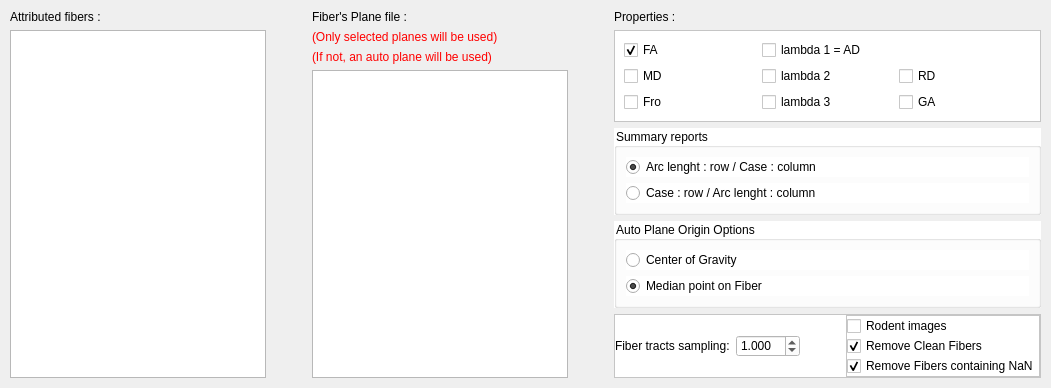
        <widget class="QWidget" name="Step3">
         <attribute name="title">
          <string>Fibers properties</string>
         </attribute>
         <layout class="QHBoxLayout" name="horizontalLayout_34">
          <property name="leftMargin">
           <number>0</number>
          </property>
          <property name="topMargin">
           <number>0</number>
          </property>
          <property name="rightMargin">
           <number>0</number>
          </property>
          <property name="bottomMargin">
           <number>0</number>
          </property>
          <item>
           <layout class="QHBoxLayout" name="horizontalLayout_33">
            <property name="leftMargin">
             <number>10</number>
            </property>
            <property name="topMargin">
             <number>10</number>
            </property>
            <property name="rightMargin">
             <number>10</number>
            </property>
            <property name="bottomMargin">
             <number>10</number>
            </property>
            <item>
             <layout class="QVBoxLayout" name="verticalLayout_44">
              <property name="leftMargin">
               <number>0</number>
              </property>
              <property name="topMargin">
               <number>0</number>
              </property>
              <property name="rightMargin">
               <number>0</number>
              </property>
              <property name="bottomMargin">
               <number>0</number>
              </property>
              <item>
               <widget class="QLabel" name="FiberSelected2title">
                <property name="text">
                 <string>Attributed fibers :</string>
                </property>
               </widget>
              </item>
              <item>
               <widget class="QListWidget" name="FiberSelected2List"/>
              </item>
             </layout>
            </item>
            <item>
             <spacer name="horizontalSpacer_16">
              <property name="orientation">
               <enum>Qt::Horizontal</enum>
              </property>
              <property name="sizeHint" stdset="0">
               <size>
                <width>40</width>
                <height>20</height>
               </size>
              </property>
             </spacer>
            </item>
            <item>
             <layout class="QVBoxLayout" name="verticalLayout_45">
              <property name="leftMargin">
               <number>0</number>
              </property>
              <property name="topMargin">
               <number>0</number>
              </property>
              <property name="rightMargin">
               <number>0</number>
              </property>
              <property name="bottomMargin">
               <number>0</number>
              </property>
              <item>
               <layout class="QVBoxLayout" name="verticalLayout_46">
                <property name="leftMargin">
                 <number>0</number>
                </property>
                <property name="topMargin">
                 <number>0</number>
                </property>
                <property name="rightMargin">
                 <number>0</number>
                </property>
                <property name="bottomMargin">
                 <number>0</number>
                </property>
                <item>
                 <widget class="QLabel" name="FiberPlaneFiletitle">
                  <property name="text">
                   <string>Fiber's Plane file :</string>
                  </property>
                 </widget>
                </item>
                <item>
                 <widget class="QLabel" name="FiberPlaneFiletitle_2">
                  <property name="text">
                   <string>&lt;font color=#ff0000&gt;(Only selected planes will be used)&lt;/font&gt;</string>
                  </property>
                 </widget>
                </item>
                <item>
                 <widget class="QLabel" name="FiberPlaneFiletitle_3">
                  <property name="text">
                   <string>&lt;font color=#ff0000&gt;(If not, an auto plane will be used)&lt;/font&gt;</string>
                  </property>
                 </widget>
                </item>
               </layout>
              </item>
              <item>
               <widget class="QListWidget" name="FiberPlaneFile">
                <property name="selectionMode">
                 <enum>QAbstractItemView::MultiSelection</enum>
                </property>
                <property name="sortingEnabled">
                 <bool>false</bool>
                </property>
               </widget>
              </item>
             </layout>
            </item>
            <item>
             <spacer name="horizontalSpacer_17">
              <property name="orientation">
               <enum>Qt::Horizontal</enum>
              </property>
              <property name="sizeHint" stdset="0">
               <size>
                <width>40</width>
                <height>20</height>
               </size>
              </property>
             </spacer>
            </item>
            <item>
             <layout class="QVBoxLayout" name="verticalLayout_47">
              <property name="leftMargin">
               <number>0</number>
              </property>
              <property name="topMargin">
               <number>0</number>
              </property>
              <property name="rightMargin">
               <number>0</number>
              </property>
              <property name="bottomMargin">
               <number>0</number>
              </property>
              <item>
               <layout class="QVBoxLayout" name="verticalLayout_48">
                <property name="leftMargin">
                 <number>0</number>
                </property>
                <property name="topMargin">
                 <number>0</number>
                </property>
                <property name="rightMargin">
                 <number>0</number>
                </property>
                <property name="bottomMargin">
                 <number>0</number>
                </property>
                <item>
                 <widget class="QLabel" name="Propertieschoicetitle">
                  <property name="text">
                   <string>Properties :</string>
                  </property>
                 </widget>
                </item>
                <item>
                 <widget class="QFrame" name="PropertiesFrame">
                  <property name="styleSheet">
                   <string notr="true">background-color: rgb(255, 255, 255);</string>
                  </property>
                  <property name="frameShape">
                   <enum>QFrame::StyledPanel</enum>
                  </property>
                  <property name="frameShadow">
                   <enum>QFrame::Raised</enum>
                  </property>
                  <layout class="QGridLayout" name="gridLayout_3">
                   <item row="0" column="0">
                    <widget class="QCheckBox" name="FABox">
                     <property name="text">
                      <string>FA</string>
                     </property>
                     <property name="checked">
                      <bool>true</bool>
                     </property>
                    </widget>
                   </item>
                   <item row="0" column="1" colspan="2">
                    <widget class="QCheckBox" name="l1Box">
                     <property name="text">
                      <string>lambda 1 = AD</string>
                     </property>
                     <property name="checked">
                      <bool>false</bool>
                     </property>
                    </widget>
                   </item>
                   <item row="1" column="0">
                    <widget class="QCheckBox" name="MDBox">
                     <property name="text">
                      <string>MD</string>
                     </property>
                     <property name="checked">
                      <bool>false</bool>
                     </property>
                    </widget>
                   </item>
                   <item row="1" column="1">
                    <widget class="QCheckBox" name="l2Box">
                     <property name="text">
                      <string>lambda 2</string>
                     </property>
                     <property name="checked">
                      <bool>false</bool>
                     </property>
                    </widget>
                   </item>
                   <item row="1" column="2">
                    <widget class="QCheckBox" name="RDBox">
                     <property name="text">
                      <string>RD</string>
                     </property>
                     <property name="checked">
                      <bool>false</bool>
                     </property>
                    </widget>
                   </item>
                   <item row="2" column="0">
                    <widget class="QCheckBox" name="FroBox">
                     <property name="text">
                      <string>Fro</string>
                     </property>
                     <property name="checked">
                      <bool>false</bool>
                     </property>
                    </widget>
                   </item>
                   <item row="2" column="1">
                    <widget class="QCheckBox" name="l3Box">
                     <property name="text">
                      <string>lambda 3</string>
                     </property>
                     <property name="checked">
                      <bool>false</bool>
                     </property>
                    </widget>
                   </item>
                   <item row="2" column="2">
                    <widget class="QCheckBox" name="GABox">
                     <property name="text">
                      <string>GA</string>
                     </property>
                     <property name="checked">
                      <bool>false</bool>
                     </property>
                    </widget>
                   </item>
                  </layout>
                 </widget>
                </item>
               </layout>
              </item>
              <item>
               <widget class="QGroupBox" name="invertionBox">
                <property name="styleSheet">
                 <string notr="true">background-color: rgb(255, 255, 255);</string>
                </property>
                <property name="title">
                 <string>Summary reports</string>
                </property>
                <layout class="QVBoxLayout" name="verticalLayout_49">
                 <item>
                  <widget class="QRadioButton" name="ArcOnCase">
                   <property name="text">
                    <string>Arc lenght : row / Case : column</string>
                   </property>
                   <property name="checked">
                    <bool>true</bool>
                   </property>
                  </widget>
                 </item>
                 <item>
                  <widget class="QRadioButton" name="CaseOnArc">
                   <property name="text">
                    <string>Case : row / Arc lenght : column</string>
                   </property>
                  </widget>
                 </item>
                </layout>
               </widget>
              </item>
              <item>
               <widget class="QGroupBox" name="invertionBox_2">
                <property name="styleSheet">
                 <string notr="true">background-color: rgb(255, 255, 255);</string>
                </property>
                <property name="title">
                 <string>Auto Plane Origin Options</string>
                </property>
                <layout class="QVBoxLayout" name="verticalLayout_50">
                 <item>
                  <widget class="QRadioButton" name="APCenterOfGravity">
                   <property name="text">
                    <string>Center of Gravity</string>
                   </property>
                   <property name="checked">
                    <bool>false</bool>
                   </property>
                  </widget>
                 </item>
                 <item>
                  <widget class="QRadioButton" name="APMedianOnFiber">
                   <property name="text">
                    <string>Median point on Fiber</string>
                   </property>
                   <property name="checked">
                    <bool>true</bool>
                   </property>
                  </widget>
                 </item>
                </layout>
               </widget>
              </item>
              <item>
               <widget class="QFrame" name="dti_tract_stat_frame">
                <property name="styleSheet">
                 <string notr="true">background-color: rgb(255, 255, 255);</string>
                </property>
                <property name="frameShape">
                 <enum>QFrame::StyledPanel</enum>
                </property>
                <property name="frameShadow">
                 <enum>QFrame::Raised</enum>
                </property>
                <layout class="QHBoxLayout" name="horizontalLayout">
                 <property name="leftMargin">
                  <number>0</number>
                 </property>
                 <property name="topMargin">
                  <number>0</number>
                 </property>
                 <property name="rightMargin">
                  <number>0</number>
                 </property>
                 <property name="bottomMargin">
                  <number>0</number>
                 </property>
                 <item>
                  <widget class="QLabel" name="label_4">
                   <property name="text">
                    <string>Fiber tracts sampling:</string>
                   </property>
                  </widget>
                 </item>
                 <item>
                  <widget class="QDoubleSpinBox" name="FiberSampling">
                   <property name="decimals">
                    <number>3</number>
                   </property>
                   <property name="minimum">
                    <double>0.001000000000000</double>
                   </property>
                   <property name="singleStep">
                    <double>0.100000000000000</double>
                   </property>
                   <property name="value">
                    <double>1.000000000000000</double>
                   </property>
                  </widget>
                 </item>
                 <item>
                  <spacer name="horizontalSpacer_4">
                   <property name="orientation">
                    <enum>Qt::Horizontal</enum>
                   </property>
                   <property name="sizeHint" stdset="0">
                    <size>
                     <width>40</width>
                     <height>20</height>
                    </size>
                   </property>
                  </spacer>
                 </item>
                 <item>
                  <widget class="QFrame" name="frame">
                   <property name="frameShape">
                    <enum>QFrame::StyledPanel</enum>
                   </property>
                   <property name="frameShadow">
                    <enum>QFrame::Raised</enum>
                   </property>
                   <layout class="QVBoxLayout" name="verticalLayout_2">
                    <property name="spacing">
                     <number>0</number>
                    </property>
                    <property name="leftMargin">
                     <number>0</number>
                    </property>
                    <property name="topMargin">
                     <number>0</number>
                    </property>
                    <property name="rightMargin">
                     <number>0</number>
                    </property>
                    <property name="bottomMargin">
                     <number>0</number>
                    </property>
                    <item>
                     <widget class="QCheckBox" name="checkRodent">
                      <property name="text">
                       <string>Rodent images</string>
                      </property>
                     </widget>
                    </item>
                    <item>
                     <widget class="QCheckBox" name="removeKeepCleanFibers">
                      <property name="text">
                       <string>Remove Clean Fibers</string>
                      </property>
                      <property name="checked">
                       <bool>true</bool>
                      </property>
                     </widget>
                    </item>
                    <item>
                     <widget class="QCheckBox" name="removeFibersContainingNan">
                      <property name="enabled">
                       <bool>true</bool>
                      </property>
                      <property name="text">
                       <string>Remove Fibers containing NaN</string>
                      </property>
                      <property name="checked">
                       <bool>true</bool>
                      </property>
                     </widget>
                    </item>
                   </layout>
                  </widget>
                 </item>
                </layout>
               </widget>
              </item>
             </layout>
            </item>
           </layout>
          </item>
         </layout>
        </widget>
